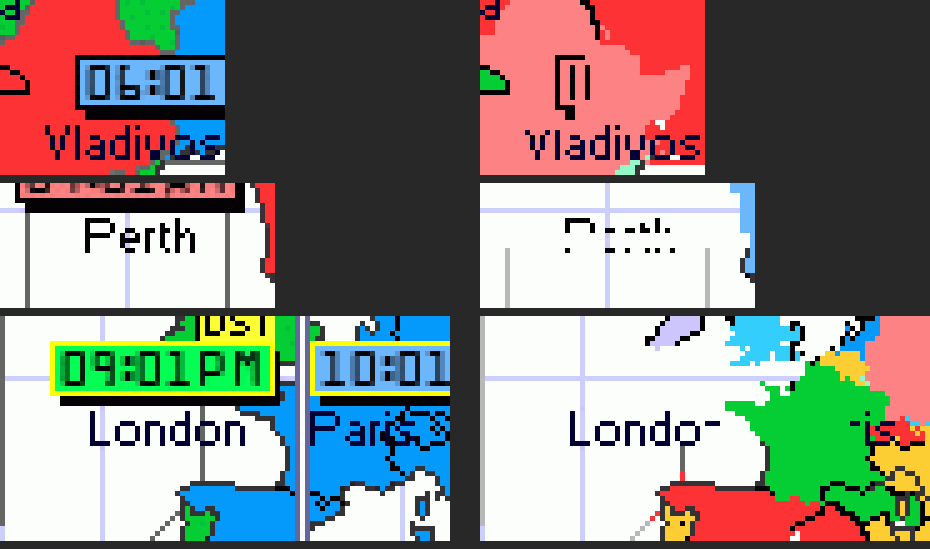
#> input picture artifacts/runs/world-map-recolor-v001/assembly/convergence-check2.png, 930 x 549 px
$ python compose.py convergence-check2.png convergence-check3.png convergence-check3.png convergence-check3.png
#> lines starting #> are read from the running program, lines starting #| are printed output that depends on the picture; after the words box and inside, x2 and y2 are one past the last pixel; in counts of white or black regions, pixels touching at a corner belong together
"""Assembly for the world-map recolour (ADR 0001/0002 discipline). v2

Reference  : native WorldTimeZone 12-hour GIF (source-locked; exact typography).
Render Pass: approved gpt-image-2 recolour (colours only).
Assembly   : deterministic composite; every changed pixel lies inside a
             declared region; fidelity fails if anything else changes.

Usage: python3 compose.py REFERENCE.gif RENDER.png OUT_DIR
"""

import hashlib
import json
import sys
from pathlib import Path

import numpy as np
from PIL import Image
from scipy import ndimage

ref_path, render_path, out_dir = Path(sys.argv[1]), Path(sys.argv[2]), Path(sys.argv[3])
plates_path = Path(sys.argv[4]) if len(sys.argv) > 4 else None
out_dir.mkdir(parents=True, exist_ok=True)

g = np.asarray(Image.open(ref_path).convert("RGB")).astype(np.int16)
H, W = g.shape[:2]
#> H = 549; W = 930

def eq(*c):
    return (g == np.array(c, np.int16)).all(axis=2)
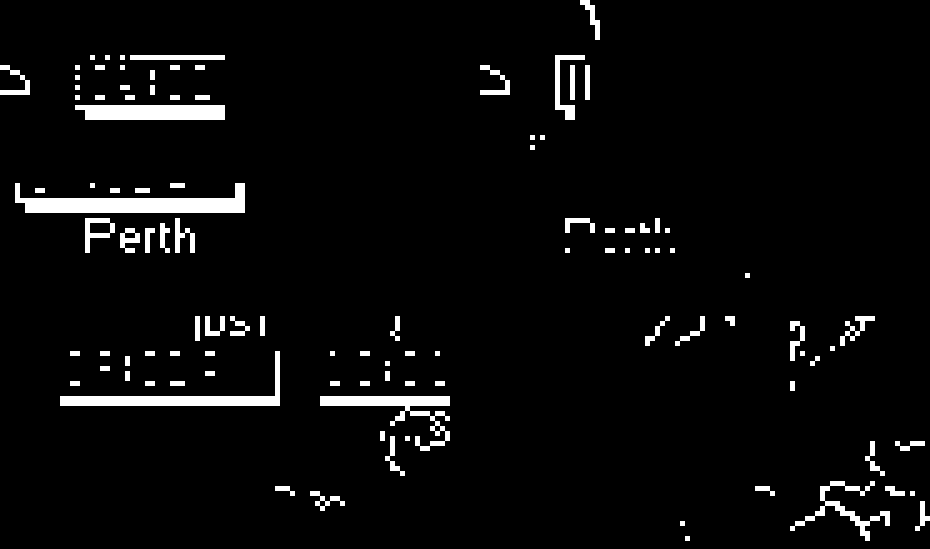
#> returned value: shape (549, 930) bool; 4.1% white; 105 white regions, largest, box (x1, y1, x2, y2) and area: (15, 183, 245, 213) 3575, (60, 351, 280, 406) 2425, (75, 105, 225, 120) 2150

BLACK = eq(0x04, 0x02, 0x04)
NAVY = eq(0x04, 0x02, 0x34)
#> in eq (call 2), `return (g == np.array(c, np.int16)).all(axis=2)`: returned value: shape (549, 930) bool; 1.8% white; 48 white regions, largest, box (x1, y1, x2, y2) and area: (310, 411, 340, 446) 425, (110, 125, 130, 160) 350, (590, 125, 610, 160) 350
SHADOW = eq(0x34, 0x32, 0x34)
#> in eq (call 3), `return (g == np.array(c, np.int16)).all(axis=2)`: returned value: shape (549, 930) bool; 1.4% white; 29 white regions, largest, box (x1, y1, x2, y2) and area: (175, 406, 290, 541) 1625, (655, 441, 770, 541) 1300, (390, 466, 450, 501) 425
GREY = eq(0x64, 0x66, 0x64) | eq(0x6C, 0x6D, 0x6C)
#> in eq (call 4), `return (g == np.array(c, np.int16)).all(axis=2)`: returned value: shape (549, 930) bool; 0.82% white; 17 white regions, largest, box (x1, y1, x2, y2) and area: (0, 316, 5, 526) 1050, (25, 213, 30, 308) 475, (225, 213, 230, 308) 475
#> in eq (call 5), `return (g == np.array(c, np.int16)).all(axis=2)`: returned value: shape (549, 930) bool; 0.01% white; 2 white regions, box (x1, y1, x2, y2) and area: (135, 165, 140, 170) 25, (110, 170, 115, 175) 25
GRID = eq(0xCC, 0xCE, 0xFC)
#> in eq (call 6), `return (g == np.array(c, np.int16)).all(axis=2)`: returned value: shape (549, 930) bool; 1.2% white; 18 white regions, largest, box (x1, y1, x2, y2) and area: (485, 316, 800, 406) 2000, (480, 183, 740, 228) 1500, (100, 451, 105, 541) 450
WHITE = eq(0xFC, 0xFE, 0xFC)
#> in eq (call 7), `return (g == np.array(c, np.int16)).all(axis=2)`: returned value: shape (549, 930) bool; 29.1% white; 39 white regions, largest, box (x1, y1, x2, y2) and area: (585, 381, 790, 541) 20425, (485, 381, 580, 541) 15000, (5, 381, 100, 541) 13850
ORANGE = eq(0xFC, 0x66, 0x04)
#> in eq (call 8), `return (g == np.array(c, np.int16)).all(axis=2)`: returned value: shape (549, 930) bool; every value is 0
DARK = BLACK | SHADOW | GREY | NAVY
#> DARK: shape (549, 930) bool; 8.2% white; 143 white regions, largest, box (x1, y1, x2, y2) and area: (60, 351, 295, 541) 5125, (15, 183, 245, 308) 4525, (75, 105, 225, 175) 3875

PRIMARY = [(0x04, 0x9A, 0xFC), (0xFC, 0x32, 0x34), (0x04, 0xCE, 0x34), (0xFC, 0xCE, 0x34)]
PALE = [(0x04, 0xFE, 0x54), (0x04, 0xBE, 0x3C), (0x6C, 0xB6, 0xFC), (0xFC, 0x82, 0x84),
        (0xF7, 0x7C, 0x7C), (0x94, 0xF7, 0xC6), (0x9C, 0xFE, 0xCC), (0xCC, 0xFE, 0x9C),
        (0x34, 0xCE, 0xFC), (0xCC, 0xC6, 0xFC), (0xFC, 0xFE, 0x04), (0xFC, 0xFE, 0x34)]
FILLS = PRIMARY + PALE

prim = np.zeros((H, W), bool)
for c in PRIMARY:
    prim |= eq(*c)
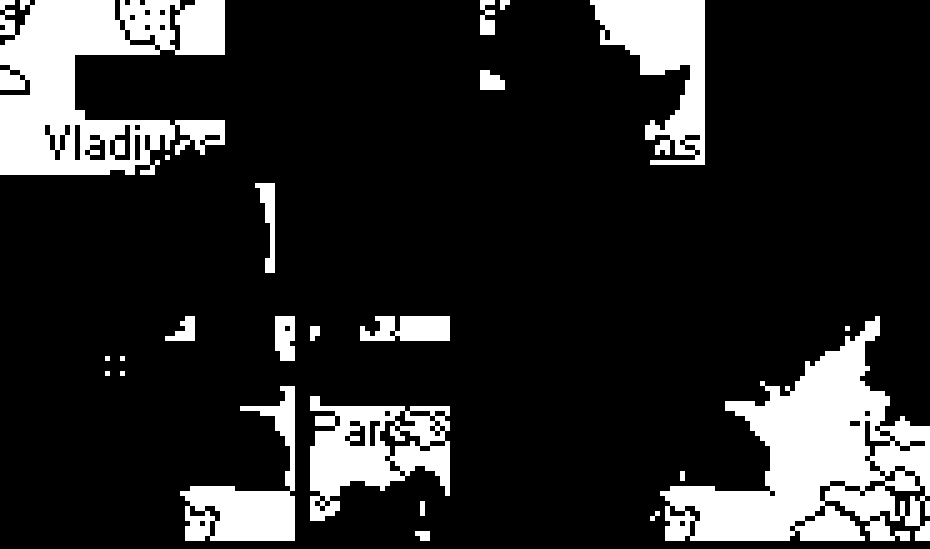
#> prim: shape (549, 930) bool; 16.4% white; 23 white regions, largest, box (x1, y1, x2, y2) and area: (660, 316, 930, 541) 28575, (0, 0, 225, 175) 23975, (590, 0, 705, 165) 9550
fills = prim.copy()
for c in PALE:
    fills |= eq(*c)
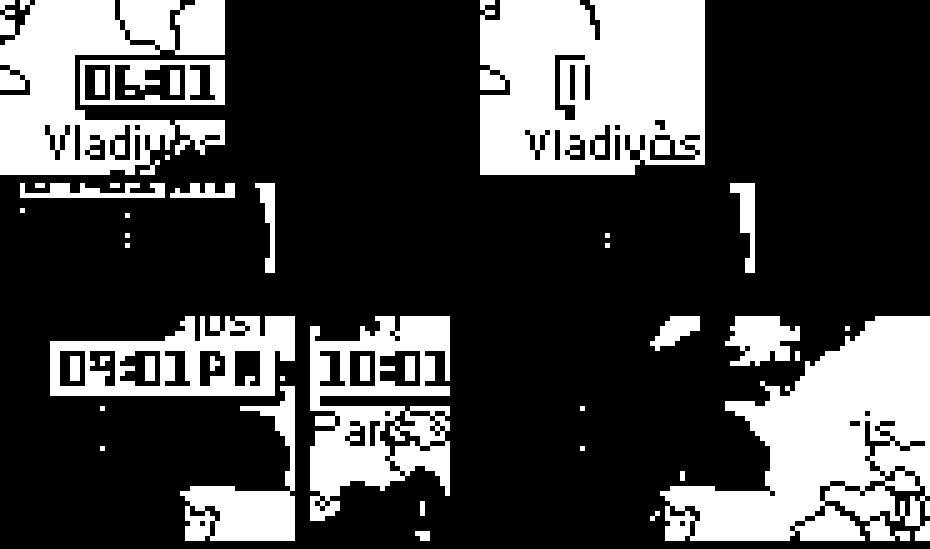
#> fills: shape (549, 930) bool; 27.4% white; 42 white regions, largest, box (x1, y1, x2, y2) and area: (480, 0, 705, 175) 34775, (660, 316, 930, 541) 34450, (0, 0, 225, 175) 24250

# credit box (immutable)
mintm = eq(0x9C, 0xFE, 0xCC)
labm, nm = ndimage.label(mintm)
#> labm: shape (549, 930) int32; every value is 0
#> nm = 0
credit = np.zeros((H, W), bool)
if nm:
    sizes = ndimage.sum(mintm, labm, range(1, nm + 1))
    sl = ndimage.find_objects(labm)[int(np.argmax(sizes))]
    credit[max(0, sl[0].start - 4):sl[0].stop + 4, max(0, sl[1].start - 4):sl[1].stop + 4] = True

grid_x = np.where(GRID.sum(axis=0) > H * 0.25)[0]
#> grid_x = [100, 101, 102, 103, 104, 580, 581, 582, 583, 584]
grid_y = np.where(GRID.sum(axis=1) > W * 0.25)[0]
#> grid_y = [208, 209, 210, 211, 212, 376, 377, 378, 379, 380]

# ------------------------------------------------------------- R1: badge boxes
# a badge interior = a rectangular single-colour component whose bbox ring is
# mostly black/shadow. Both orientations; relaxed near the frame edges.
badge_boxes = []
R1 = np.zeros((H, W), bool)

def find_runs(mask, lo=28, hi=95):
    runs = {}
    for y in range(mask.shape[0]):
        xs = np.where(mask[y])[0]
        if len(xs) < lo:
            continue
        breaks = np.where(np.diff(xs) > 1)[0]
        starts = np.r_[xs[0], xs[breaks + 1]]
        ends = np.r_[xs[breaks], xs[-1]]
        for a, b in zip(starts, ends):
            if lo <= b - a <= hi:
                runs.setdefault(y, []).append((int(a), int(b)))
    return runs

def pair_boxes(mask, transpose=False):
    m = mask.T if transpose else mask
    runs = find_runs(m)
#> runs = 10 items
    boxes = []
    taken = np.zeros(m.shape, bool)
    for y in sorted(runs):
        for s_, e_ in runs[y]:
            if taken[y, s_:e_].any():
                continue
            for dy in range(8, 20):
                if y + dy not in runs.keys():
                    continue
                if any(abs(r[0] - s_) <= 4 and abs(r[1] - e_) <= 4 for r in runs[y + dy]):
                    boxes.append((y, y + dy + 1, s_, e_ + 1))
                    taken[y:y + dy + 1, s_:e_ + 1] = True
                    break
    out = []
    for (y0, y1, x0, x1) in boxes:
        out.append((x0, y0, x1, y1) if not transpose else (y0, x0, y1, x1))
    return out

for (x0, y0, x1, y1) in pair_boxes(BLACK) + pair_boxes(BLACK, transpose=True):
#> in pair_boxes (call 2), `m = mask.T if transpose else mask`:
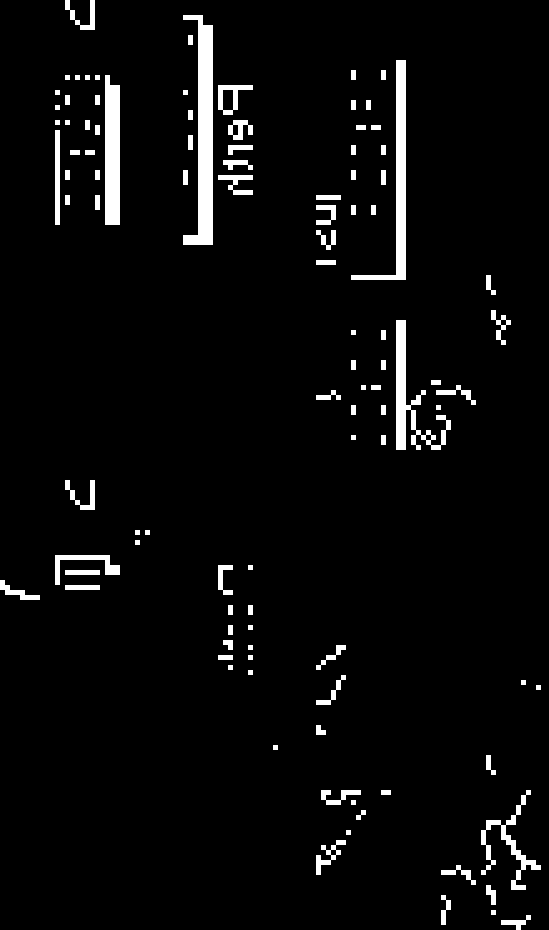
#> m: shape (930, 549) bool; 4.1% white; 105 white regions, largest, box (x1, y1, x2, y2) and area: (183, 15, 213, 245) 3575, (351, 60, 406, 280) 2425, (105, 75, 120, 225) 2150
#> in pair_boxes (call 2), `runs = find_runs(m)`: runs = 40 items
    if credit[y0:y1, x0:x1].any():
        continue
    inner_sl = (slice(y0 + 2, y1 - 2), slice(x0 + 2, x1 - 2))
    if g[inner_sl].size == 0:
        continue
    if DARK[inner_sl].mean() > 0.75:
        continue
    badge_boxes.append((int(x0), int(y0), int(x1), int(y1)))
    R1[max(0, y0 - 2):y1 + 4, max(0, x0 - 2):x1 + 4] = True
#> this loop made 2 passes
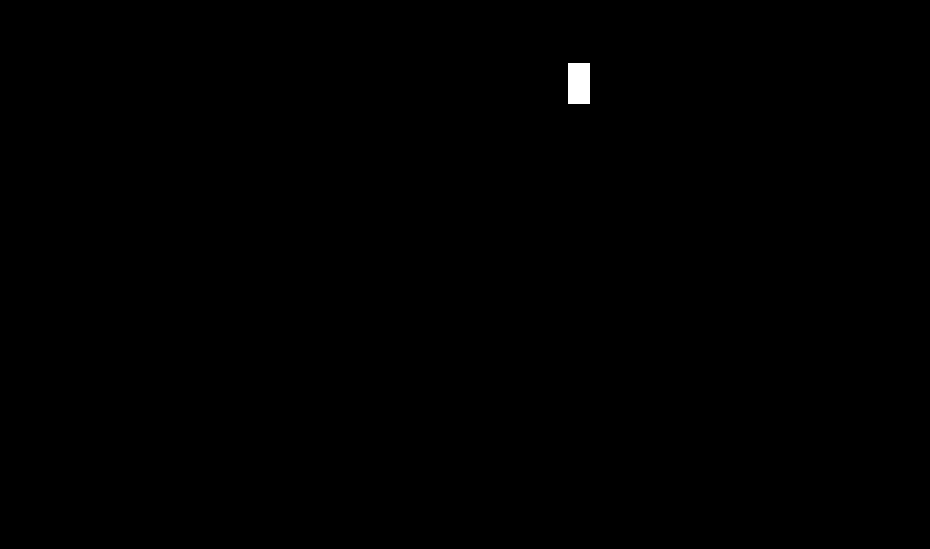
#> R1: shape (549, 930) bool; 0.18% white; 1 white region, box (x1, y1, x2, y2) and area: (568, 63, 590, 104) 902
#> after the loop, badge_boxes = [(570, 65, 586, 100)]

# externally localised plates (magenta marker mask), if provided
if plates_path is not None:
    pm = np.asarray(Image.open(plates_path).convert("L")) > 140
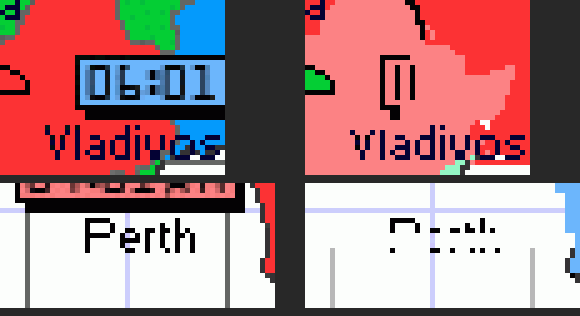
#> input picture artifacts/runs/world-map-recolor-v001/assembly/convergence-check3.png, 580 x 316 px
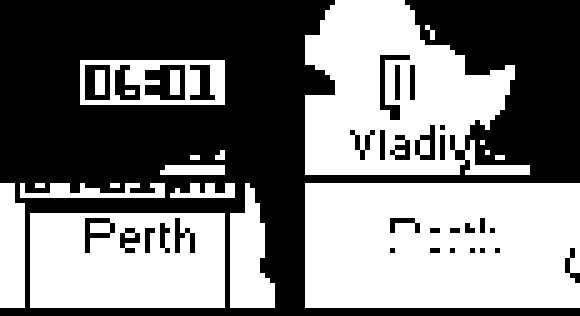
#> pm: shape (316, 580) bool; 48.7% white; 20 white regions, largest, box (x1, y1, x2, y2) and area: (305, 183, 580, 308) 33500, (305, 0, 530, 175) 24925, (30, 213, 225, 308) 17175
#> (the run stopped early here; a loop or call above may not have finished)
